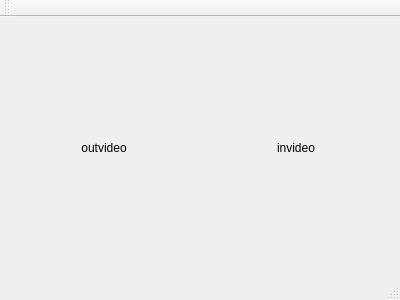
<?xml version="1.0" encoding="UTF-8"?>
<ui version="4.0">
 <class>MainWindow</class>
 <widget class="QMainWindow" name="MainWindow">
  <property name="geometry">
   <rect>
    <x>0</x>
    <y>0</y>
    <width>400</width>
    <height>300</height>
   </rect>
  </property>
  <property name="windowTitle">
   <string>MainWindow</string>
  </property>
  <widget class="QWidget" name="centralWidget">
   <layout class="QHBoxLayout" name="horizontalLayout">
    <item>
     <widget class="QLabel" name="outVideo">
      <property name="text">
       <string>outvideo</string>
      </property>
      <property name="alignment">
       <set>Qt::AlignCenter</set>
      </property>
     </widget>
    </item>
    <item>
     <widget class="QLabel" name="inVideo">
      <property name="text">
       <string>invideo</string>
      </property>
      <property name="alignment">
       <set>Qt::AlignCenter</set>
      </property>
     </widget>
    </item>
   </layout>
  </widget>
  <widget class="QMenuBar" name="menuBar">
   <property name="geometry">
    <rect>
     <x>0</x>
     <y>0</y>
     <width>400</width>
     <height>20</height>
    </rect>
   </property>
  </widget>
  <widget class="QToolBar" name="mainToolBar">
   <attribute name="toolBarArea">
    <enum>TopToolBarArea</enum>
   </attribute>
   <attribute name="toolBarBreak">
    <bool>false</bool>
   </attribute>
  </widget>
  <widget class="QStatusBar" name="statusBar"/>
 </widget>
 <layoutdefault spacing="6" margin="11"/>
 <resources/>
 <connections/>
</ui>
